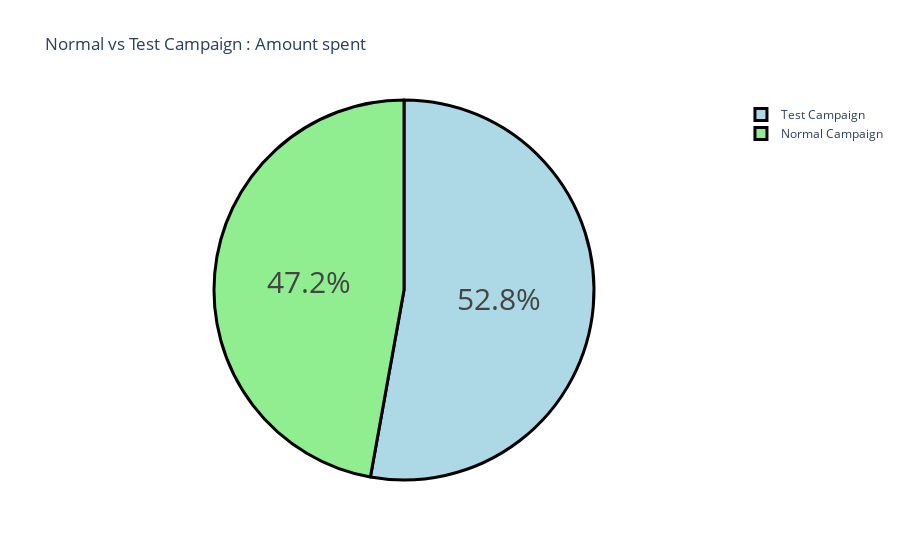

The cell this chart's notebook holds for it:
### Markdown cell above
**5. Comparing amount spent on both campaigns.**

### Code cell
data = {'Category': ["Normal Campaign", "Test Campaign"],
       'values' : [sum(normal_data["Amount Spent"]), sum(test_data["Amount Spent"])]}
df = pd.DataFrame(data)

#pie chart 
fig=px.pie(df, names = "Category", values = "values", title = "Normal vs Test Campaign : Amount spent")
fig.update_traces(marker=dict(line=dict(color = "black", width = 3)))
fig.update_traces(marker=dict(colors=["lightgreen", "lightblue"]),textfont_size=30)
fig.show()

### Figure 1 — Plotly figure (JSON) as saved in the notebook; plotly's stock layout.template omitted (floating-point values rounded to 4 significant figures)
{"data": [{"domain": {"x": [0, 1], "y": [0, 1]}, "hovertemplate": "Category=%{label}<br>value=%{value}<extra></extra>", "labels": ["Normal Campaign", "Test Campaign"], "legendgroup": "", "marker": {"colors": ["lightgreen", "lightblue"], "line": {"color": "black", "width": 3}}, "name": "", "showlegend": true, "textfont": {"size": 30}, "type": "pie", "values": [68653, 76892]}], "layout": {"legend": {"tracegroupgap": 0}, "title": {"text": "Normal vs Test Campaign : Amount spent"}}}
